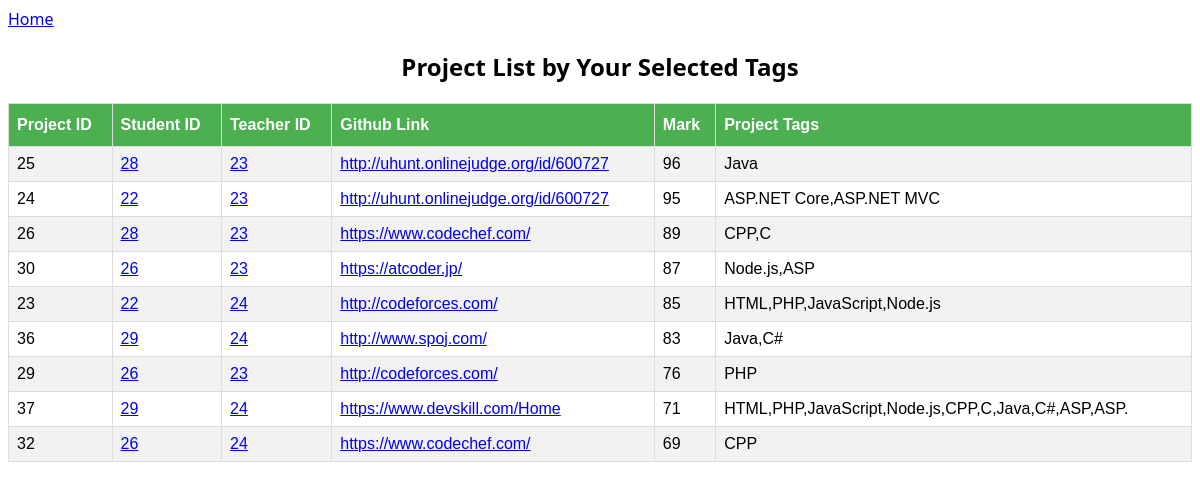
Screenshot of /showProjectByTag.php with the database file from the repository.
### tables this page shows
CREATE TABLE `project` (
  `projectID` int(11) NOT NULL,
  `tagList` varchar(50) NOT NULL,
  `projectDescription` varchar(500) NOT NULL,
  `githubLink` varchar(100) NOT NULL,
  `rating` double NOT NULL,
  `studentID` int(11) NOT NULL,
  `teacherID` int(11) NOT NULL,
  `checkedByTeacher` tinyint(1) NOT NULL DEFAULT '0'
);

### showProjectByTag.php (the view, shortened to what this page needs)
<?php
    require 'connect.inc.php';
?>
<!DOCTYPE html>
<html>
    <head>
    </head>
    <body>
    <?php
        $tags = "";
        $query = "SELECT * FROM `project` WHERE `tagList` LIKE '%$tags%' ORDER BY `project`.`rating` DESC";
        $queryRun = mysqli_query($conn, $query);
        $queryNumRows = mysqli_num_rows($queryRun);
        if($queryNumRows == 0)
        {
                echo '<br><br><center><h3>No Project Found!</h3></center>'.'<br/>';
                $space = "          ";
                echo "<center><a href=\"companyDashboard.php\">Back to dashboard</a>$space <a href='logout.php'>Logout</a></center>";
        }
        else
        {
            echo '<div class="home">
                <a href="index.php">Home</a> <!returns to index.php than forwarded to dashboard>
            </div>';
            echo '<h2>Project List by Your Selected Tags</h2>';
        }
        if($queryNumRows > 0)
        {
    ?>
            <table id="projectTable">
                <tr>
                <th>Project ID</th>
                <th>Student ID</th>
                <th>Teacher ID</th>
                <th>Github Link</th>
                <th>Mark</th>
                <th>Project Tags</th>
                </tr>
                <?php
                    $i = 9;
                    while($info = mysqli_fetch_assoc($queryRun))
                    {
                        if($i == 0) break;
                        $i--;
                        $visitStudentProfile = "showProfileByID.php?userID=".$info['studentID'];
                        $visitTeacherProfile = "showProfileByID.php?userID=".$info['teacherID'];
                ?>
                <?php
                    if($info['checkedByTeacher'] == 1)
                    {
                ?>
                    <tr>
                        <td> <?php echo $info['projectID'] ?> </td>
                        <td> <a href=<?php echo $visitStudentProfile ?> target="_blank" > <?php echo $info['studentID'] ?> </a>  </td>
                        <td> <a href=<?php echo $visitTeacherProfile ?> target="_blank" > <?php echo $info['teacherID'] ?> </a>  </td>
                        <td> <a href=<?php echo $info['githubLink'] ?> target="_black"> <?php echo $info['githubLink'] ?> </a> </td>
                        <td> <?php echo $info['rating'] ?> </td>
                        <td> <?php echo $info['tagList'] ?> </td>
                <?php
                    }
                ?>
                 </tr>
                <?php
                }
                ?>
             </table>
        <?php
        }
        ?>
    </body>
</html>

### showProjectByTag.php (style rules this page uses)
#projectTable { font-family: "Trebuchet MS", Arial, Helvetica, sans-serif; border-collapse: collapse; width: 100%; }
#projectTable td, #projectTable th { border: 1px solid #ddd; padding: 8px; }
#projectTable tr:nth-child(even) { background-color: #f2f2f2; }
#projectTable th { padding-top: 12px; padding-bottom: 12px; text-align: left; background-color: #4CAF50; color: white; }
.home { font-family: "Segoe UI"; }
h2 { text-align: center; font-family: "Segoe UI"; }

### rows the page displays
project: projectID "25", studentID "28", teacherID "23", githubLink "http://uhunt.onlinejudge.org/id/600727", rating "96", tagList "Java"
project: projectID "24", studentID "22", teacherID "23", githubLink "http://uhunt.onlinejudge.org/id/600727", rating "95", tagList "ASP.NET Core,ASP.NET MVC"
project: projectID "26", studentID "28", teacherID "23", githubLink "https://www.codechef.com/", rating "89", tagList "CPP,C"
project: projectID "30", studentID "26", teacherID "23", githubLink "https://atcoder.jp/", rating "87", tagList "Node.js,ASP"
project: projectID "23", studentID "22", teacherID "24", githubLink "http://codeforces.com/", rating "85", tagList "HTML,PHP,JavaScript,Node.js"
project: projectID "36", studentID "29", teacherID "24", githubLink "http://www.spoj.com/", rating "83", tagList "Java,C#"
project: projectID "29", studentID "26", teacherID "23", githubLink "http://codeforces.com/", rating "76", tagList "PHP"
project: projectID "37", studentID "29", teacherID "24", githubLink "https://www.devskill.com/Home", rating "71", tagList "HTML,PHP,JavaScript,Node.js,CPP,C,Java,C#,ASP,ASP."
project: projectID "32", studentID "26", teacherID "24", githubLink "https://www.codechef.com/", rating "69", tagList "CPP"
